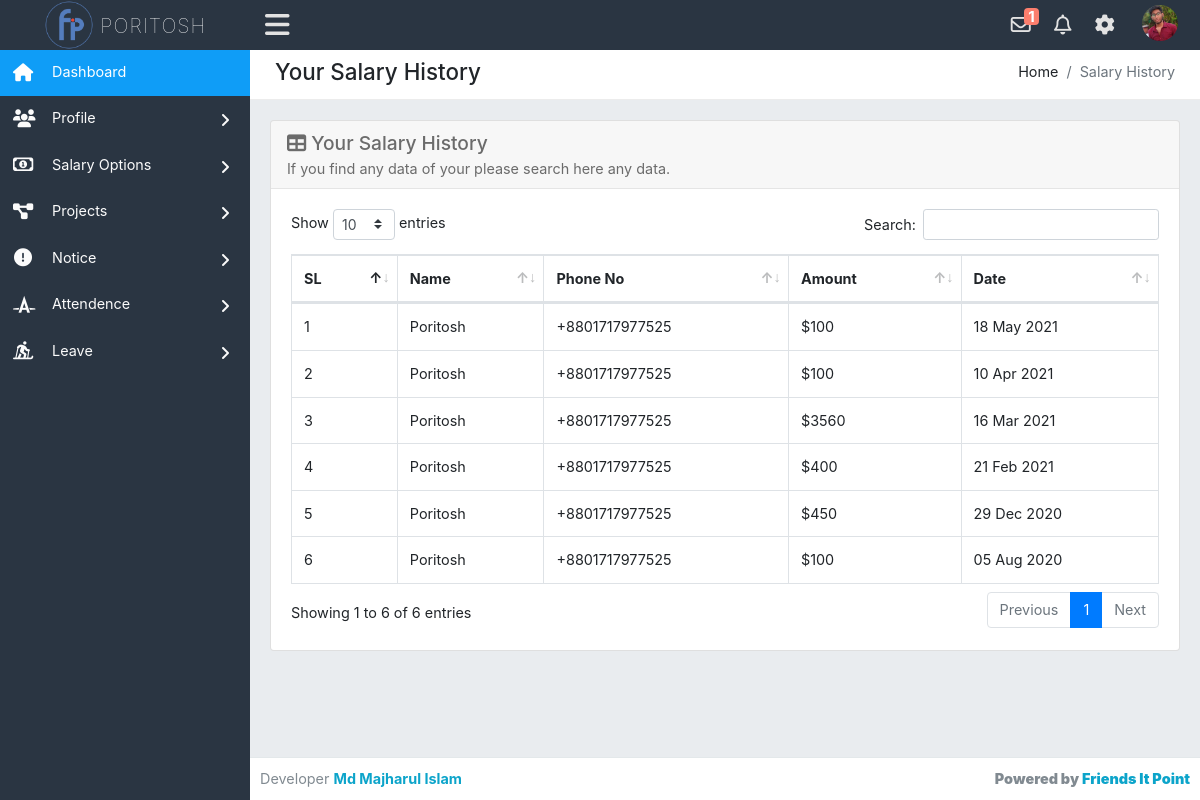
The app's page /salaryHistory.php (signed in) with its own data.
### tables this page shows
CREATE TABLE `employee_info` (
  `id` int(11) NOT NULL,
  `employee_id` int(50) NOT NULL,
  `emp_fullname` varchar(100) NOT NULL,
  `emp_mail` varchar(50) NOT NULL,
  `emp_phone` int(20) NOT NULL,
  `emp_designation` varchar(50) NOT NULL,
  `emp_salary` varchar(50) NOT NULL,
  `emp_address` varchar(100) NOT NULL,
  `emp_password` varchar(150) NOT NULL,
  `emp_bio` varchar(1000) NOT NULL,
  `profile_pic` varchar(50) NOT NULL,
  `register_timedate` timestamp NOT NULL DEFAULT current_timestamp(),
  `total_salary` varchar(100) NOT NULL
);

CREATE TABLE `empsalary` (
  `salaryid` int(100) NOT NULL,
  `emp_id` int(100) NOT NULL,
  `amount` int(50) NOT NULL,
  `send_date` varchar(40) NOT NULL,
  `currentdate` varchar(25) NOT NULL
);

### salaryHistory.php (the view, shortened to what this page needs)
<?php require_once('header.php'); ?>
<div class="row">
    <div class="col-xl-12">
        <div class="breadcrumb-holder">
            <h1 class="main-title float-left">Your Salary History</h1>
            <ol class="breadcrumb float-right">
                <li class="breadcrumb-item">Home</li>
                <li class="breadcrumb-item active">Salary History</li>
            </ol>
            <div class="clearfix"></div>
        </div>
    </div>
</div>
<div class="row">
    <div class="col-xs-12 col-sm-12 col-md-12 col-lg-12 col-xl-12">
        <div class="card mb-3">
            <div class="card-header">
                <h3><i class="fas fa-table"></i> Your Salary History</h3>
               	If you find any data of your please search here any data.
            </div>
            <div class="card-body">
                <div class="table-responsive">
                    <div id="dataTable_wrapper" class="dataTables_wrapper dt-bootstrap4 no-footer">
                    	<div class="row">
                    		<div class="col-sm-12">
                    			<table id="dataTable" class="table table-bordered table-hover display dataTable no-footer" style="width: 100%;" role="grid" aria-describedby="dataTable_info">
                        			<thead>
			                            <tr role="row">
			                            	<th class="sorting_asc" tabindex="0" aria-controls="dataTable" rowspan="1" colspan="1" aria-sort="ascending">SL
			                            	</th>
			                            	<th class="sorting" tabindex="0" aria-controls="dataTable" rowspan="1" colspan="1">Name
			                            	</th>
			                            	<th class="sorting" tabindex="0" aria-controls="dataTable" rowspan="1" colspan="1">Phone No
			                            	</th>
			                            	<th class="sorting" tabindex="0" aria-controls="dataTable" rowspan="1" colspan="1">Amount
			                            	</th>
			                            	<th class="sorting" tabindex="0" aria-controls="dataTable" rowspan="1" colspan="1">Date
			                            	</th>
			                            </tr>
                        			</thead>
                    				<tbody>
				                    	<?php
					                        $salaryH = $pdo->prepare('SELECT * FROM empsalary WHERE emp_id=? ORDER BY send_date DESC');
					                        $salaryH->execute(array($_SESSION['logged_emp']));
					                        $result = $salaryH->fetchAll(PDO::FETCH_ASSOC);
					                        $sl = 1;
					                        foreach ($result as $salaries) :
                     					?>
					                    <tr>
					                      <td><?php echo $sl;$sl++; ?></td>
					                      <?php
					                        $stm = $pdo->prepare('SELECT * FROM employee_info');
					                        $stm->execute();
					                        $allem = $stm->fetchAll(PDO::FETCH_ASSOC);
					                        foreach($allem as $row) :
					                          if($salaries['emp_id'] == $row['id']) :
					                      ?>
					                        <td><?php echo $row['emp_fullname']; ?></td>
					                        <td>+880<?php echo $row['emp_phone']; ?></td>
					                      <?php endif; endforeach; ?>
					                      <td>$<?php echo $salaries['amount'] ?></td>
					                      <td>
					                          <?php
					                              $send_date = $salaries['send_date'];
					                              $day = substr($send_date,8,2);
					                              $month = substr($send_date,5,2);
					                              $year = substr($send_date,0,4);
					                              if($month == '02') { $month = 'Feb';}
					                              if($month == '03') { $month = 'Mar';}
					                              if($month == '04') { $month = 'Apr';}
					                              if($month == '05') { $month = 'May';}
					                              if($month == '08') { $month = 'Aug';}
					                              if($month == '12') { $month = 'Dec';}
					                              echo $day." ".$month." ".$year;
					                           ?>
					                      </td>
					                    </tr>
					                  <?php endforeach; ?>
				                    </tbody>
				                </table>
				            </div>
				        </div>
        			</div>
                </div>
            </div>
        </div>
    </div>
</div>
<?php require_once('footer.php'); ?>

### header.php (shortened to what this page needs)
<?php require_once('config.php'); ?>
<!DOCTYPE html>
<html lang="en">
<head>
    <link href="assets/css/bootstrap.min.css" rel="stylesheet" type="text/css" />
    <link href="assets/font-awesome/css/all.css" rel="stylesheet" type="text/css" />
    <link rel="stylesheet" href="fancybox-master/dist/jquery.fancybox.min.css">
    <link rel="stylesheet" href="livedatetime/clock.css">
    <link rel="stylesheet" href="livedatetime/calendar.css">
    <link href='https://netdna.bootstrapcdn.com/font-awesome/3.2.1/css/font-awesome.css' rel='stylesheet' type='text/css'>
    <link rel="stylesheet" type="text/css" href="assets/css/dataTables.bootstrap.min.css" />
    <link rel="stylesheet" type="text/css" href="assets/plugins/datatables/datatables.min.css" />
    <link href="assets/css/style.css" rel="stylesheet" type="text/css" />
</head>
<body class="adminbody">
    <div id="main">
        <div class="headerbar">
            <?php
                $stm = $pdo->prepare('SELECT * FROM employee_info WHERE id=?');
                $stm->execute(array($_SESSION['logged_emp']));
                $rslt = $stm->fetchAll(PDO::FETCH_ASSOC);
                foreach($rslt as $row) :
            ?>
            <div class="headerbar-left">
                <a href="index.php" class="logo">
                    <img alt="Logo" src="assets/images/logo.png" />
                    <span><?php echo $row['emp_fullname']; ?></span>
                </a>
            </div>
            <nav class="navbar-custom">
                <ul class="list-inline float-right mb-0">
                    <li class="list-inline-item dropdown notif">
                        <a class="nav-link dropdown-toggle arrow-none" data-toggle="dropdown" href="#" aria-haspopup="false" aria-expanded="false">
                            <i class="far fa-envelope"></i>
                            <?php
                                $notify_s = $pdo->prepare('SELECT * FROM notification WHERE emp_id=? AND type=? AND status=? ORDER BY date DESC');
                                $notify_s->execute(array($_SESSION['logged_emp'],'salary','unread'));
                                $notify_result = $notify_s->fetchAll(PDO::FETCH_ASSOC);
                                if(count($notify_result) > 0 ) :
                             ?>
                            <span class="mycounter"><?php echo count($notify_result); ?></span>
                            <?php endif; ?>
                        </a>
                    </li>
                    <li class="list-inline-item dropdown notif">
                        <a class="nav-link dropdown-toggle arrow-none" data-toggle="dropdown" href="#" aria-haspopup="false" aria-expanded="false">
                            <i class="far fa-bell"></i>
                        </a>
                    </li>
                    <li class="list-inline-item dropdown notif">
                        <a class="nav-link dropdown-toggle arrow-none" data-toggle="dropdown" href="#" aria-haspopup="false" aria-expanded="false">
                            <i class="fas fa-cog"></i>
                        </a>
                    </li>
                    <li class="list-inline-item dropdown notif">
                        <a class="nav-link dropdown-toggle nav-user" data-toggle="dropdown" href="#" aria-haspopup="false" aria-expanded="false">
                            <?php if($row['profile_pic'] != 'avatar') : ?>
                            <img src="uploads/<?php echo $row['profile_pic']; ?>" alt="Profile image" class="avatar-rounded">
                            <?php else : ?>
                            <img src="assets/images/avatars/admin.png" alt="Profile image" class="avatar-rounded">
                        </a>
                        <?php endif; endforeach; ?>
                    </li>
                </ul>
                <ul class="list-inline menu-left mb-0">
                    <li class="float-left">
                        <button class="button-menu-mobile open-left">
                            <i class="fas fa-bars"></i>
                        </button>
                    </li>
                </ul>
            </nav>
        </div>
        <div class="left main-sidebar">
            <div class="sidebar-inner leftscroll">
                <div id="sidebar-menu">
                    <ul>
                        <li class="submenu">
                            <a class="active" href="index.php">
                                <i class="fas fa-home"></i>
                                <span> Dashboard </span>
                            </a>
                        </li>
                        <li class="submenu">
                            <a id="tables" href="#">
                                <i class="fas fa-users"></i>
                                <span> Profile </span>
                                <span class="menu-arrow"></span>
                            </a>
                        </li>
                        <li class="submenu">
                            <a id="tables" href="#">
                                <i class="far fa-money-bill-alt"></i>
                                <span> Salary Options </span>
                                <span class="menu-arrow"></span>
                            </a>
                        </li>
                        <li class="submenu">
                            <a id="tables" href="#">
                                <i class="fas fa-project-diagram"></i>
                                <span> Projects </span>
                                <span class="menu-arrow"></span>
                            </a>
                        </li>
                        <li class="submenu">
                            <a id="tables" href="#">
                                <i class="fas fa-exclamation-circle"></i>
                                <span> Notice </span>
                                <span class="menu-arrow"></span>
                            </a>
                        </li>
                        <li class="submenu">
                            <a id="tables" href="#">
                                <i class="fab fa-autoprefixer"></i>
                                <span> Attendence </span>
                                <span class="menu-arrow"></span>
                            </a>
                        </li>
                        <li class="submenu">
                            <a id="tables" href="#">
                                <i class="fas fa-skiing-nordic"></i>
                                <span> Leave </span>
                                <span class="menu-arrow"></span>
                            </a>
                        </li>
                    </ul>
                </div>
            </div>
        </div>
        <div class="content-page">
            <div class="content">
                <div class="container-fluid">

### livedatetime/clock.css (style rules this page uses)
* { margin: 0; padding: 0; box-sizing: border-box; }

### records on screen
employee_info: emp_fullname "PORITOSH", count($notify_result) "1", profile_pic (picture), emp_fullname "Poritosh", emp_phone "1717977525"
empsalary: amount "100", send_date "18", send_date "May", send_date "2021"
empsalary: amount "100", send_date "10", send_date "Apr", send_date "2021"
empsalary: amount "3560", send_date "16", send_date "Mar", send_date "2021"
empsalary: amount "400", send_date "21", send_date "Feb", send_date "2021"
empsalary: amount "450", send_date "29", send_date "Dec", send_date "2020"
empsalary: amount "100", send_date "05", send_date "Aug", send_date "2020"
